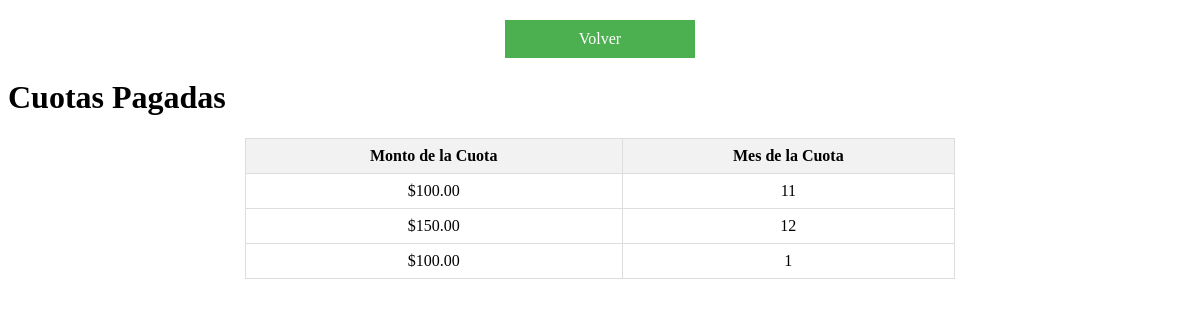
The page /cuotaPago/cuotasPagadas.php on the database as committed earlier.
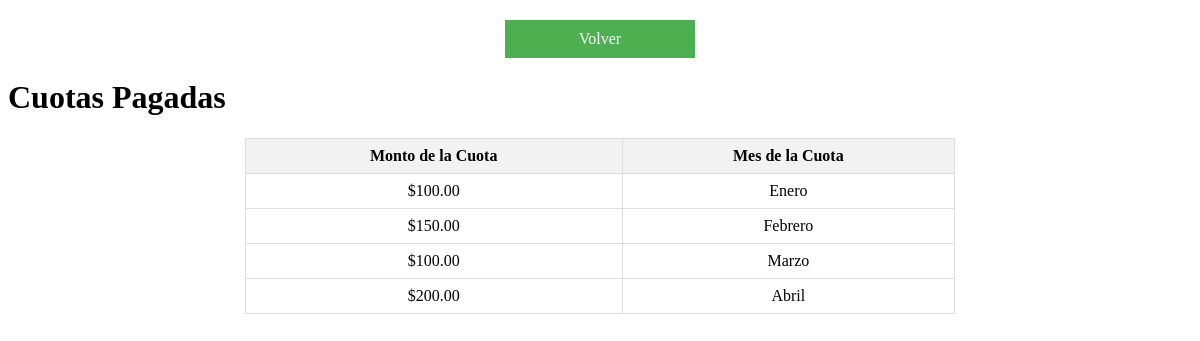
The same page on the database as committed later.
### tables this page shows
CREATE TABLE `cuotas` (
  `id` int(11) NOT NULL,
  `id_padre` int(11) DEFAULT NULL,
  `idAlumno` int(11) DEFAULT NULL,
  `mes` varchar(15) DEFAULT NULL,
  `año` int(11) DEFAULT NULL,
  `monto` decimal(10,2) DEFAULT NULL,
  `estado` enum('pendiente','pagado') DEFAULT NULL
);

### cuotaPago/cuotasPagadas.php (the view, shortened to what this page needs)
<!DOCTYPE html>
<html>
<head>
</head>
<body>
    <a class="button" href="intermedioCuotas.php">Volver</a>
    <h1>Cuotas Pagadas</h1>
    <?php
    $conn = conectar();
    $padreId = 1;
    $query = "SELECT cuotas.monto, cuotas.mes
              FROM cuotas
              WHERE cuotas.id_padre = $padreId
              AND cuotas.estado = 'pagado'";
    $result = mysqli_query($conn, $query);
    if ($result && mysqli_num_rows($result) > 0) {
        echo '<table>';
        echo '<tr>';
        echo '<th>Monto de la Cuota</th>';
        echo '<th>Mes de la Cuota</th>';
        echo '</tr>';
        while ($row = mysqli_fetch_assoc($result)) {
            echo '<tr>';
            echo '<td>$' . $row['monto'] . '</td>';
            echo '<td>' . $row['mes'] . '</td>';
            echo '</tr>';
        }
        echo '</table>';
    } else {
        echo "<p>No se encontraron cuotas pagadas para este padre.</p>";
    }
    ?>
</body>
</html>

Rows that differ between the two databases and show on the page:
changed cuotas: mes "11" → "Enero"
changed cuotas: mes "12" → "Febrero"
changed cuotas: mes "1" → "Marzo"
now on this page (row edited): cuotas: monto "200.00", mes "Abril"
